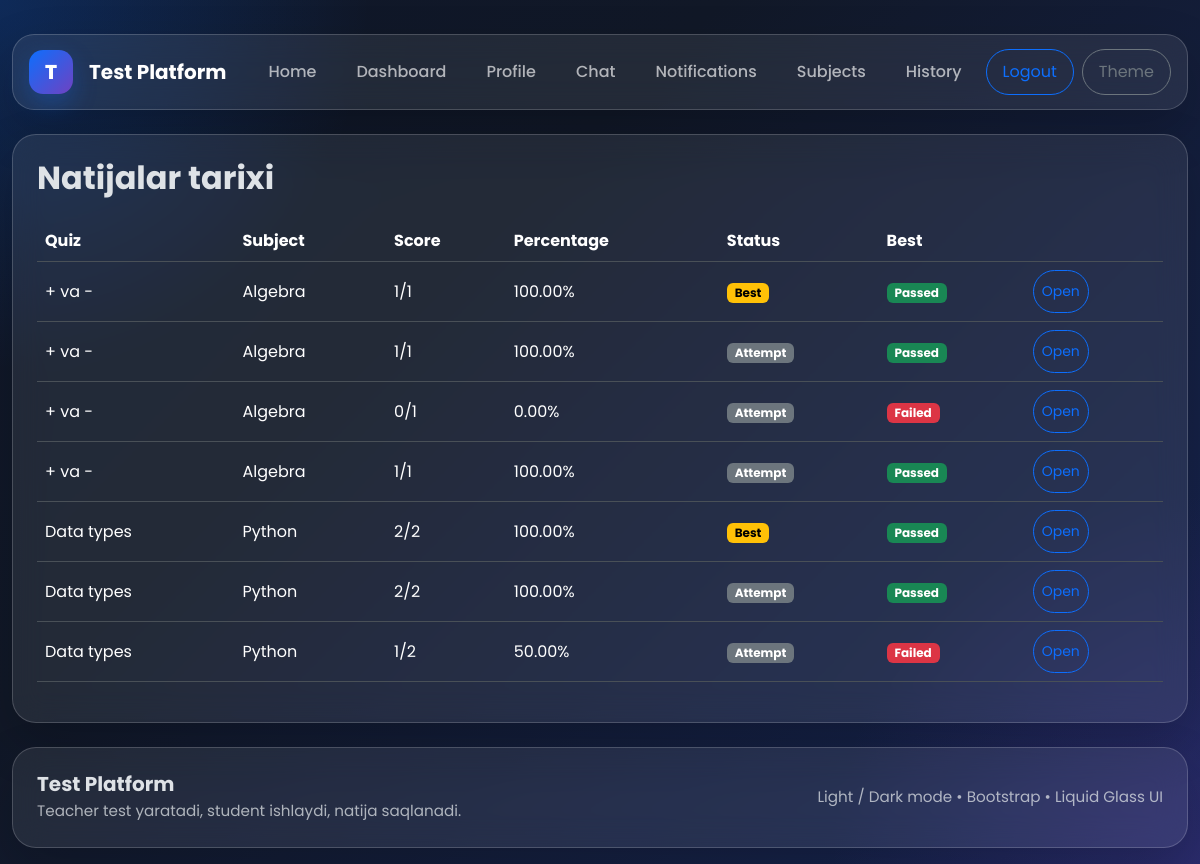
/quiz/history/ (signed in), run on the app's committed database.
### quiz/models.py (models this page shows, shortened)
class Attempt(models.Model):
    student = models.ForeignKey(
        settings.AUTH_USER_MODEL,
        on_delete=models.CASCADE,
        related_name='attempts'
    )
    quiz = models.ForeignKey(Quiz, on_delete=models.CASCADE, related_name='attempts')
    score = models.PositiveIntegerField(default=0)
    total = models.PositiveIntegerField(default=0)
    percentage = models.DecimalField(max_digits=5, decimal_places=2, default=0)
    used_seconds = models.PositiveIntegerField(default=0)
    is_completed = models.BooleanField(default=False)
    started_at = models.DateTimeField(default=timezone.now)
    submitted_at = models.DateTimeField(blank=True, null=True)
    certificate_code = models.CharField(max_length=32, blank=True, unique=True)
    created_at = models.DateTimeField(auto_now_add=True)
    class Meta:
        ordering = ['-created_at']
    @property
    def passed(self):
        return float(self.percentage) >= self.quiz.pass_percentage

class Quiz(models.Model):
    STATUS_CHOICES = (
        ('draft', 'Draft'),
        ('published', 'Published'),
        ('archived', 'Archived'),
    )
    DIFFICULTY_CHOICES = (
        ('easy', 'Easy'),
        ('medium', 'Medium'),
        ('hard', 'Hard'),
    )
    subject = models.ForeignKey(Subject, on_delete=models.CASCADE, related_name='quizzes')
    title = models.CharField(max_length=255)
    description = models.TextField(blank=True, null=True)
    duration_minutes = models.PositiveIntegerField(default=10)
    pass_percentage = models.PositiveIntegerField(default=60)
    status = models.CharField(max_length=20, choices=STATUS_CHOICES, default='draft')
    difficulty = models.CharField(max_length=20, choices=DIFFICULTY_CHOICES, default='medium')
    randomize_questions = models.BooleanField(default=False)
    randomize_choices = models.BooleanField(default=False)
    created_by = models.ForeignKey(
        settings.AUTH_USER_MODEL,
        on_delete=models.CASCADE,
        related_name='teacher_quizzes'
    )
    created_at = models.DateTimeField(auto_now_add=True)
    class Meta:
        ordering = ['-created_at']

class Subject(models.Model):
    name = models.CharField(max_length=255)
    description = models.TextField(blank=True, null=True)
    created_by = models.ForeignKey(
        settings.AUTH_USER_MODEL,
        on_delete=models.CASCADE,
        related_name='teacher_subjects'
    )
    created_at = models.DateTimeField(auto_now_add=True)
    class Meta:
        ordering = ['-created_at']

### quiz/views.py (the view)
    @login_required
    def wrapper(request, *args, **kwargs):
        if request.user.role != "student":
            messages.error(request, "Bu bo‘lim faqat student uchun.")
            return redirect("dashboard")
        return view_func(request, *args, **kwargs)

### quiz/views.py (called while the page is built)
def paginate_queryset(request, queryset, per_page=8):
    paginator = Paginator(queryset, per_page)
    page_number = request.GET.get("page")
    return paginator.get_page(page_number)

def student_required(view_func):
    @login_required
    def wrapper(request, *args, **kwargs):
        if request.user.role != "student":
            messages.error(request, "Bu bo‘lim faqat student uchun.")
            return redirect("dashboard")
        return view_func(request, *args, **kwargs)
    return wrapper

@student_required
def history_view(request):
    attempts = (
        Attempt.objects.filter(
            student=request.user,
            is_completed=True,
        )
        .select_related("quiz", "quiz__subject")
        .order_by("-created_at")
    )
    best_attempt_ids = set()
    grouped = Attempt.objects.filter(
        student=request.user,
        is_completed=True,
    ).order_by("quiz_id", "-score", "-percentage", "used_seconds", "-created_at")
    seen = set()
    for item in grouped:
        if item.quiz_id not in seen:
            seen.add(item.quiz_id)
            best_attempt_ids.add(item.id)
    page_obj = paginate_queryset(request, attempts, 8)
    return render(
        request,
        "quiz/history.html",
        {
            "page_obj": page_obj,
            "best_attempt_ids": best_attempt_ids,
        },
    )

### templates/quiz/history.html (shortened to what this page needs)
{% extends 'base.html' %}
{% block content %}
<div class="glass main-card p-4">
    <h2 class="fw-bold mb-4">Natijalar tarixi</h2>
    <div class="table-responsive">
        <table class="table align-middle">
            <thead>
                <tr>
                    <th>Quiz</th>
                    <th>Subject</th>
                    <th>Score</th>
                    <th>Percentage</th>
                    <th>Status</th>
                    <th>Best</th>
                    <th></th>
                </tr>
            </thead>
            <tbody>
                {% for item in page_obj %}
                    <tr>
                        <td>{{ item.quiz.title }}</td>
                        <td>{{ item.quiz.subject.name }}</td>
                        <td>{{ item.score }}/{{ item.total }}</td>
                        <td>{{ item.percentage }}%</td>
                        <td>
                            {% if item.id in best_attempt_ids %}
                                <span class="badge text-bg-warning">Best</span>
                            {% else %}
                                <span class="badge text-bg-secondary">Attempt</span>
                            {% endif %}
                        </td>
                        <td>
                            {% if item.passed %}
                                <span class="badge text-bg-success">Passed</span>
                            {% else %}
                                <span class="badge text-bg-danger">Failed</span>
                            {% endif %}
                        </td>
                        <td>
                            <a href="{% url 'result_detail' item.id %}"
                               class="btn btn-sm btn-outline-primary rounded-pill">
                                Open
                            </a>
                        </td>
                    </tr>
                {% empty %}
                    <tr>
                        <td colspan="6">History bo‘sh.</td>
                    </tr>
                {% endfor %}
            </tbody>
        </table>
    </div>
</div>
{% endblock %}

### templates/base.html (style rules this page uses)
:root { --glass-bg: rgba(255, 255, 255, 0.08); --glass-bg-strong: rgba(255, 255, 255, 0.12); --glass-border: rgba(255, 255, 255, 0.18); --glass-shadow: 0 20px 50px rgba(0, 0, 0, 0.18); --dark-bg-1: #0f172a; --dark-bg-2: #111827; --dark-bg-3: #172554; --light-bg-1: #f5f7ff; --light-bg-2: #eef3ff; --light-bg-3: #f9fbff; }
* { box-sizing: border-box; }
html, body { min-height: 100%; }
body { font-family: 'Poppins', sans-serif; background: radial-gradient(circle at top left, rgba(13, 110, 253, 0.22), transparent 25%), radial-gradient(circle at bottom right, rgba(111, 66, 193, 0.22), transparent 25%), linear-gradient(135deg, var(--dark-bg-1), var(--dark-bg-2) 35%, var(--dark-bg-3) 100%); background-attachment: fixed; transition: background .25s ease, color .25s ease; }
.glass { background: var(--glass-bg); border: 1px solid var(--glass-border); backdrop-filter: blur(16px); -webkit-backdrop-filter: blur(16px); box-shadow: var(--glass-shadow); }
.main-card { border-radius: 24px; }
.table { --bs-table-bg: transparent; }
.btn.rounded-pill { padding-top: 10px; padding-bottom: 10px; }

### data on the page
Attempt: quiz "+ va -", quiz.subject.name "Algebra", score "1", total "1", percentage "100.00", shows "Best", shows "Passed"
Attempt: quiz "+ va -", quiz.subject.name "Algebra", score "1", total "1", percentage "100.00", shows "Attempt", shows "Passed"
Attempt: quiz "+ va -", quiz.subject.name "Algebra", score "0", total "1", percentage "0.00", shows "Attempt", shows "Failed"
Attempt: quiz "+ va -", quiz.subject.name "Algebra", score "1", total "1", percentage "100.00", shows "Attempt", shows "Passed"
Attempt: quiz "Data types", quiz.subject.name "Python", score "2", total "2", percentage "100.00", shows "Best", shows "Passed"
Attempt: quiz "Data types", quiz.subject.name "Python", score "2", total "2", percentage "100.00", shows "Attempt", shows "Passed"
Attempt: quiz "Data types", quiz.subject.name "Python", score "1", total "2", percentage "50.00", shows "Attempt", shows "Failed"
